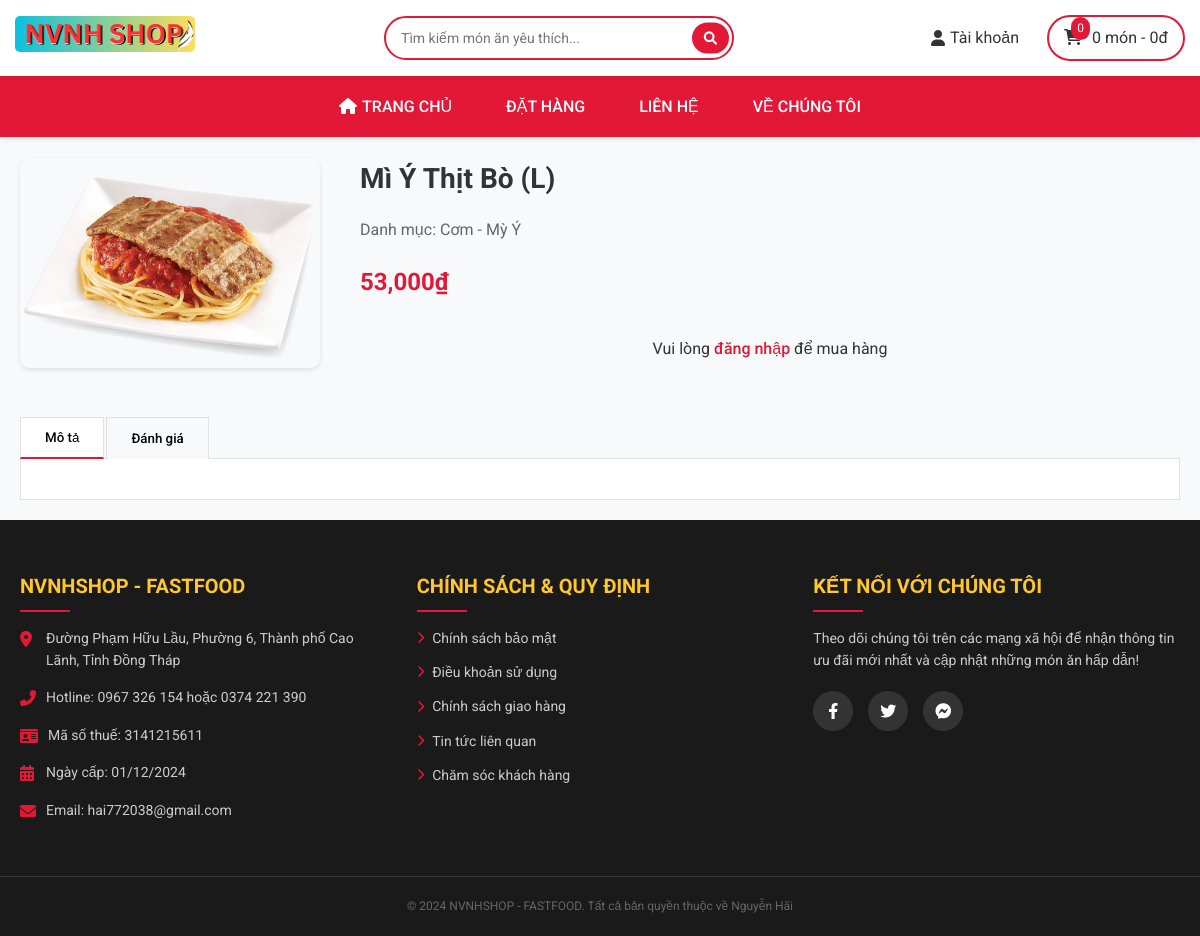
/catalog/chitiet.php?id=21, run on the app's committed database.
### tables this page shows
CREATE TABLE `products` (
  `product_id` int(11) NOT NULL,
  `product_name` varchar(255) NOT NULL,
  `price` int(11) NOT NULL,
  `image` varchar(255) NOT NULL,
  `description` text DEFAULT NULL,
  `idCategory` int(11) DEFAULT NULL
);

CREATE TABLE `categories` (
  `category_id` int(11) NOT NULL,
  `category_name` varchar(255) NOT NULL,
  `image` varchar(255) DEFAULT NULL
);

### catalog/chitiet.php (the view, shortened to what this page needs)
<?php
include '../pages/header.php';
if(isset($_GET['id'])) {
    $id = (int)$_GET['id'];
    $sql = "SELECT p.*, c.category_name
            FROM products p
            LEFT JOIN categories c ON p.idCategory = c.category_id
            WHERE p.product_id = ?";
    $stmt = mysqli_prepare($conn, $sql);
    mysqli_stmt_bind_param($stmt, "i", $id);
    mysqli_stmt_execute($stmt);
    $result = mysqli_stmt_get_result($stmt);
    if($result && mysqli_num_rows($result) > 0) {
        $product = mysqli_fetch_assoc($result);
?>
<!DOCTYPE html>
<html lang="vi">
<head>
    <link rel="stylesheet" href="https://cdnjs.cloudflare.com/ajax/libs/font-awesome/6.0.0/css/all.min.css">
    <link rel="stylesheet" href="../catalog/css/style_chitiet.css">
</head>
<body>
    <div class="container">
        <div class="product-details">
            <div class="product-image">
                <img src="<?php echo htmlspecialchars($product['image']); ?>"
                    alt="<?php echo htmlspecialchars($product['product_name']); ?>">
            </div>
            <div class="product-info">
                <h1><?php echo htmlspecialchars($product['product_name']); ?></h1>
                <p class="category">Danh mục: <?php echo htmlspecialchars($product['category_name']); ?></p>
                <p class="price"><?php echo number_format($product['price']); ?>₫</p>
                <?php if(isset($_SESSION['username'])): ?>
                <div class="product-actions">
                    <div class="quantity-wrapper">
                        <button type="button" onclick="decreaseQuantity()">-</button>
                        <input type="number" id="quantity" value="1" min="1" max="99"
                            oninput="this.value = Math.max(1, Math.min(99, this.value))">
                        <button type="button" onclick="increaseQuantity()">+</button>
                    </div>
                    <button type="button" onclick="addToCart()" class="add-to-cart-btn">
                        <i class="fas fa-cart-plus"></i> Thêm vào giỏ hàng
                    </button>
                </div>
                <?php else: ?>
                <p class="login-notice">
                    Vui lòng <a href="login.php">đăng nhập</a> để mua hàng
                </p>
                <?php endif; ?>
            </div>
        </div>
        <div class="tab-container">
            <div class="tab-buttons">
                <button class="tab-button active" onclick="openTab(event, 'description')">Mô tả</button>
                <button class="tab-button" onclick="openTab(event, 'reviews')">Đánh giá</button>
            </div>
            <div id="description" class="tab-content active">
            </div>
        </div>
    </div>
</body>
</html>
<?php
    } else {
        echo "<div class='container'><p>Không tìm thấy sản phẩm.</p></div>";
    }
} else {
    echo "<div class='container'><p>Không có thông tin sản phẩm.</p></div>";
}
include '../pages/footer.php';
?>

### pages/css/style_header.css (style rules this page uses)
:root { --primary-red: #e31837; --primary-yellow: #ffc107; }
* { margin: 0; padding: 0; box-sizing: border-box; font-family: 'Roboto', sans-serif; }
body { font-family: 'Roboto', sans-serif; line-height: 1.6; color: #333; background-color: #f8f9fa; }

### catalog/css/style_chitiet.css (style rules this page uses)
:root { --primary-red: #e31837; --primary-yellow: #ffc107; }
* { margin: 0; padding: 0; box-sizing: border-box; font-family: 'Roboto', sans-serif; }
body { font-family: 'Roboto', sans-serif; line-height: 1.6; color: #333; background-color: #f8f9fa; }
.container { max-width: 1200px; margin: 0 auto; padding: 20px; }
.product-details { display: flex; gap: 40px; margin-bottom: 40px; align-items: center; }
.product-image { flex: 0 0 300px; }
.product-image img { width: 100%; height: auto; max-height: 300px; object-fit: contain; border-radius: 10px; box-shadow: 0 2px 5px rgba(0, 0, 0, 0.1); }
.product-info { flex: 1; }
.product-info h1 { font-size: 28px; margin-bottom: 15px; color: #333; }
.category { color: #666; margin-bottom: 20px; }
.price { font-size: 24px; color: var(--primary-red); font-weight: bold; margin-bottom: 20px; }
.login-notice { margin-top: 20px; padding: 15px; background: #f8f9fa; border-radius: 5px; text-align: center; }
.login-notice a { color: var(--primary-red); text-decoration: none; font-weight: 500; }
.tab-container { margin-top: 40px; }
.tab-buttons { display: flex; gap: 2px; margin-bottom: -1px; }
.tab-button { padding: 12px 24px; background: #f8f9fa; border: 1px solid #dee2e6; border-bottom: none; cursor: pointer; font-weight: 500; }
.tab-button.active { background: white; border-bottom: 2px solid var(--primary-red); }
.tab-content { display: none; padding: 20px; background: white; border: 1px solid #dee2e6; }
.tab-content.active { display: block; }

### pages/css/style_footer.css (style rules this page uses)
:root { --primary-red: #E31837; --primary-yellow: #FFC72C; --white: #ffffff; --gray-light: #f8f9fa; --gray-dark: #343a40; --footer-bg: #1a1a1a; --footer-text: #ffffff; }
* { margin: 0; padding: 0; box-sizing: border-box; }
body { font-family: Arial, sans-serif; line-height: 1.6; }

### data on the page
products: image (picture), product_name "Mì Ý Thịt Bò (L)", idCategory.category_name "Cơm - Mỳ Ý", price "53,000"

### other printed values
$itemCount "0"
$totalAmount "0"
